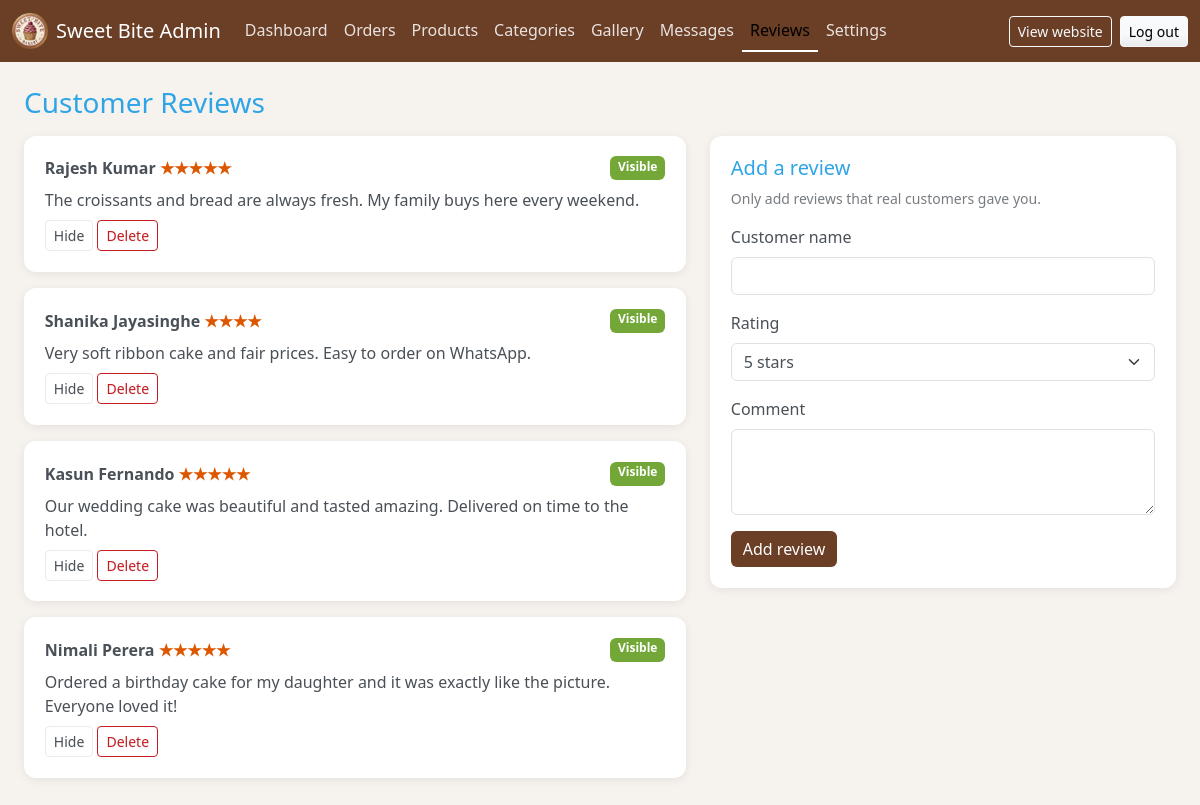
Page /admin/reviews.php (signed in) on the committed database.
### tables this page shows
CREATE TABLE reviews (
    review_id     INT AUTO_INCREMENT PRIMARY KEY,
    customer_name VARCHAR(100) NOT NULL,
    rating        TINYINT NOT NULL DEFAULT 5,
    comment       VARCHAR(400) NOT NULL,
    is_visible    TINYINT NOT NULL DEFAULT 1
);

### includes/db.php (called while the page is built, shortened)
<?php
function db(): PDO
{
    static $pdo = null;
    if ($pdo === null) {
        try {
            $pdo = new PDO(DB_DSN, DB_USER, DB_PASS, [
                PDO::ATTR_ERRMODE            => PDO::ERRMODE_EXCEPTION,
                PDO::ATTR_DEFAULT_FETCH_MODE => PDO::FETCH_ASSOC,
                PDO::ATTR_EMULATE_PREPARES   => false,
            ]);
        } catch (PDOException $e) {
            http_response_code(500);
            exit('Could not connect to the database. Please start MySQL in XAMPP and import database/sweetbite_db.sql.');
        }
    }
    return $pdo;
}

### includes/functions.php (called while the page is built, shortened)
<?php
require_once __DIR__ . '/db.php';
function e($value): string
{
    return htmlspecialchars((string) $value, ENT_QUOTES, 'UTF-8');
}
    ?>

### admin/reviews.php (the view, shortened to what this page needs)
<?php
$reviews = db()->query('SELECT * FROM reviews ORDER BY review_id DESC')->fetchAll();
include __DIR__ . '/includes/header.php';
?>
<div class="row g-4">
    <div class="col-lg-7">
        <?php foreach ($reviews as $r): ?>
            <div class="admin-card mb-3">
                <div class="d-flex justify-content-between">
                    <strong><?= e($r['customer_name']) ?> <span class="text-warning"><?= str_repeat('&#9733;', (int) $r['rating']) ?></span></strong>
                    <span class="badge <?= $r['is_visible'] ? 'bg-success' : 'bg-secondary' ?>"><?= $r['is_visible'] ? 'Visible' : 'Hidden' ?></span>
                </div>
                <p class="my-2"><?= e($r['comment']) ?></p>
                <form method="post" class="d-inline">
                    <button class="btn btn-sm btn-outline-secondary"><?= $r['is_visible'] ? 'Hide' : 'Show' ?></button>
                </form>
                <form method="post" class="d-inline" data-confirm="Delete this review?">
                    <button class="btn btn-sm btn-outline-danger">Delete</button>
                </form>
            </div>
        <?php endforeach; ?>
    </div>
    <div class="col-lg-5">
        <form method="post" class="admin-card">
            <h2 class="h5">Add a review</h2>
            <p class="small text-muted">Only add reviews that real customers gave you.</p>
            <div class="mb-3">
                <label class="form-label" for="customer_name">Customer name</label>
                <input type="text" id="customer_name" name="customer_name" class="form-control" required>
            </div>
            <div class="mb-3">
                <label class="form-label" for="rating">Rating</label>
                <select id="rating" name="rating" class="form-select">
                    <?php for ($i = 5; $i >= 1; $i--): ?><option value="<?= $i ?>"><?= $i ?> star<?= $i > 1 ? 's' : '' ?></option><?php endfor; ?>
                </select>
            </div>
            <div class="mb-3">
                <label class="form-label" for="comment">Comment</label>
                <textarea id="comment" name="comment" rows="3" maxlength="400" class="form-control" required></textarea>
            </div>
            <button class="btn btn-brand">Add review</button>
        </form>
    </div>
</div>
<?php include __DIR__ . '/includes/footer.php'; ?>

### assets/css/admin.css (style rules this page uses)
:root { --brown: #6b3e26; --pink: #c2185b; }
body { background: #f6f3ef; font-family: "Segoe UI", Roboto, "Helvetica Neue", Arial, sans-serif; }
.admin-card { background: #fff; border-radius: 12px; padding: 1.3rem; box-shadow: 0 2px 10px rgba(0, 0, 0, .07); }
.btn-brand { background: var(--brown); color: #fff; border: 0; }

### rows in the picture
reviews: customer_name "Rajesh Kumar", rating "★★★★★", is_visible "Visible", comment "The croissants and bread are always fresh. My family buys here every weekend."
reviews: customer_name "Shanika Jayasinghe", rating "★★★★", is_visible "Visible", comment "Very soft ribbon cake and fair prices. Easy to order on WhatsApp."
reviews: customer_name "Kasun Fernando", rating "★★★★★", is_visible "Visible", comment "Our wedding cake was beautiful and tasted amazing. Delivered on time to the hotel."
reviews: customer_name "Nimali Perera", rating "★★★★★", is_visible "Visible", comment "Ordered a birthday cake for my daughter and it was exactly like the picture. Everyone loved it!"

### other values in the picture
$label "Dashboard"
$label "Orders"
$label "Products"
$label "Categories"
$label "Gallery"
$label "Messages"
$label "Reviews"
$label "Settings"
$adminTitle "Customer Reviews"
form field rating "5 stars"
